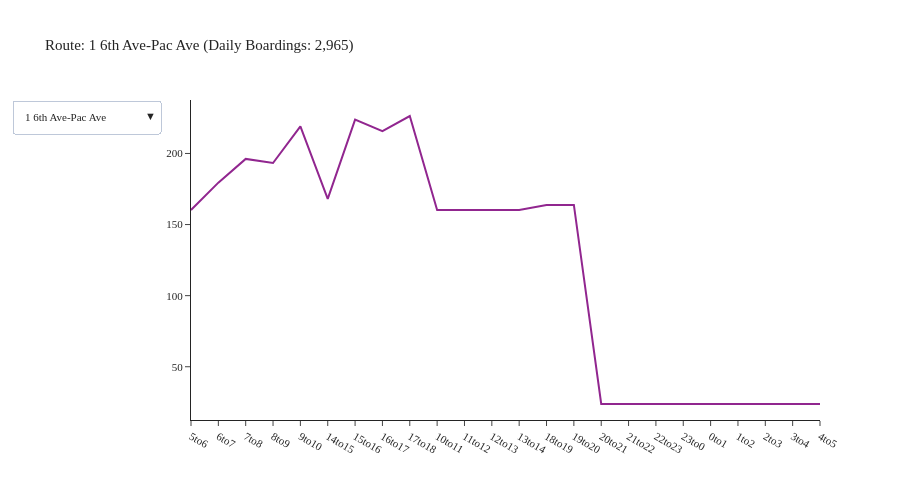

The notebook cell saved with this chart:
### Code cell
agency = 'Pierce Transit'
df = df_transit_line[df_transit_line['agency'] == agency]
df = df.groupby(['tod', 'description']).agg({'boardings': 'sum'}).reset_index()
fig = create_tod_chart(df)
fig.show()

### Figure 1 — Plotly figure (JSON) as saved in the notebook; plotly's stock layout.template omitted (floating-point values rounded to 4 significant figures)
{"data": [{"mode": "lines", "name": "1 6th Ave-Pac Ave", "type": "scatter", "visible": true, "x": ["5to6", "6to7", "7to8", "8to9", "9to10", "14to15", "15to16", "16to17", "17to18", "10to11", "11to12", "12to13", "13to14", "18to19", "19to20", "20to21", "21to22", "22to23", "23to0", "0to1", "1to2", "2to3", "3to4", "4to5"], "y": [160.3, 179.5, 196.2, 193.3, 219.0, 168.1, 223.8, 215.7, 226.3, 160.2, 160.2, 160.2, 160.2, 163.8, 163.8, 23.8, 23.8, 23.8, 23.8, 23.8, 23.8, 23.8, 23.8, 23.8]}, {"mode": "lines", "name": "10 Pearl Street", "type": "scatter", "visible": false, "x": ["5to6", "6to7", "7to8", "8to9", "9to10", "14to15", "15to16", "16to17", "17to18", "10to11", "11to12", "12to13", "13to14", "18to19", "19to20", "20to21", "21to22", "22to23", "23to0", "0to1", "1to2", "2to3", "3to4", "4to5"], "y": [7.627, 23.46, 41.84, 47.76, 42.1, 37.6, 49.6, 45.34, 30.42, 42.69, 42.69, 42.69, 42.69, 16.22, 16.22, 1.799, 1.799, 1.799, 1.799, 1.799, 1.799, 1.799, 1.799, 1.799]}, {"mode": "lines", "name": "100 Gig Harbor", "type": "scatter", "visible": false, "x": ["6to7", "7to8", "8to9", "9to10", "14to15", "15to16", "16to17", "17to18", "10to11", "11to12", "12to13", "13to14", "18to19", "19to20"], "y": [18.83, 56.16, 20.91, 13.31, 20.1, 23.43, 13.15, 21.21, 19.13, 19.13, 19.13, 19.13, 18.7, 18.7]}, {"mode": "lines", "name": "11 Pt Defiance", "type": "scatter", "visible": false, "x": ["5to6", "6to7", "7to8", "8to9", "9to10", "14to15", "15to16", "16to17", "17to18", "10to11", "11to12", "12to13", "13to14", "18to19", "19to20", "20to21", "21to22", "22to23", "23to0", "0to1", "1to2", "2to3", "3to4", "4to5"], "y": [14.37, 29.77, 78.99, 42.63, 22.14, 76.32, 74.98, 36.97, 37.88, 27.9, 27.9, 27.9, 27.9, 28.2, 28.2, 0.2837, 0.2837, 0.2837, 0.2837, 0.2837, 0.2837, 0.2837, 0.2837, 0.2837]}, {"mode": "lines", "name": "16 North End", "type": "scatter", "visible": false, "x": ["5to6", "6to7", "7to8", "8to9", "9to10", "14to15", "15to16", "16to17", "17to18", "10to11", "11to12", "12to13", "13to14", "18to19", "19to20", "20to21", "21to22", "22to23", "23to0", "0to1", "1to2", "2to3", "3to4", "4to5"], "y": [9.183, 66.13, 37.91, 44.4, 28.98, 62.36, 47.29, 42.24, 48.35, 36.98, 36.98, 36.98, 36.98, 31.65, 31.65, 2.91, 2.91, 2.91, 2.91, 2.91, 2.91, 2.91, 2.91, 2.91]}, {"mode": "lines", "name": "2 S 19th-Bridgeport", "type": "scatter", "visible": false, "x": ["5to6", "6to7", "7to8", "8to9", "9to10", "14to15", "15to16", "16to17", "17to18", "10to11", "11to12", "12to13", "13to14", "18to19", "19to20", "20to21", "21to22", "22to23", "23to0", "0to1", "1to2", "2to3", "3to4", "4to5"], "y": [8.189, 123.4, 163.4, 149.0, 109.9, 117.5, 164.6, 135.4, 148.3, 110.3, 110.3, 110.3, 110.3, 115.0, 115.0, 21.98, 21.98, 21.98, 21.98, 21.98, 21.98, 21.98, 21.98, 21.98]}, {"mode": "lines", "name": "202 S 72nd Street", "type": "scatter", "visible": false, "x": ["6to7", "7to8", "8to9", "9to10", "14to15", "15to16", "16to17", "17to18", "10to11", "11to12", "12to13", "13to14", "18to19", "19to20", "20to21", "21to22", "22to23", "23to0", "0to1", "1to2", "2to3", "3to4", "4to5"], "y": [25.75, 48.01, 35.52, 31.89, 32.23, 42.55, 41.19, 24.88, 36.61, 36.61, 36.61, 36.61, 15.51, 15.51, 2.248, 2.248, 2.248, 2.248, 2.248, 2.248, 2.248, 2.248, 2.248]}, {"mode": "lines", "name": "206 PacHwy-Till_Madg", "type": "scatter", "visible": false, "x": ["5to6", "6to7", "7to8", "8to9", "9to10", "14to15", "15to16", "16to17", "17to18", "10to11", "11to12", "12to13", "13to14", "18to19", "19to20", "20to21", "21to22", "22to23", "23to0", "0to1", "1to2", "2to3", "3to4", "4to5"], "y": [7.668, 21.72, 31.23, 24.58, 17.35, 30.91, 29.05, 34.98, 34.07, 25.31, 25.31, 25.31, 25.31, 23.18, 23.18, 1.729, 1.729, 1.729, 1.729, 1.729, 1.729, 1.729, 1.729, 1.729]}, {"mode": "lines", "name": "212 Steilacoom", "type": "scatter", "visible": false, "x": ["5to6", "6to7", "7to8", "8to9", "9to10", "14to15", "15to16", "16to17", "17to18", "10to11", "11to12", "12to13", "13to14", "18to19", "19to20", "20to21", "21to22", "22to23", "23to0", "0to1", "1to2", "2to3", "3to4", "4to5"], "y": [7.186, 17.2, 31.0, 33.76, 24.87, 27.61, 45.23, 28.43, 29.99, 26.58, 26.58, 26.58, 26.58, 18.07, 18.07, 1.388, 1.388, 1.388, 1.388, 1.388, 1.388, 1.388, 1.388, 1.388]}, {"mode": "lines", "name": "214 Washington", "type": "scatter", "visible": false, "x": ["5to6", "6to7", "7to8", "8to9", "9to10", "14to15", "15to16", "16to17", "17to18", "10to11", "11to12", "12to13", "13to14", "18to19", "19to20", "20to21", "21to22", "22to23", "23to0", "0to1", "1to2", "2to3", "3to4", "4to5"], "y": [14.96, 28.09, 27.83, 29.67, 14.72, 27.35, 34.17, 28.92, 22.7, 26.83, 26.83, 26.83, 26.83, 16.66, 16.66, 2.009, 2.009, 2.009, 2.009, 2.009, 2.009, 2.009, 2.009, 2.009]}, {"mode": "lines", "name": "28 S 12th St", "type": "scatter", "visible": false, "x": ["6to7", "7to8", "8to9", "9to10", "14to15", "15to16", "16to17", "17to18", "10to11", "11to12", "12to13", "13to14", "18to19", "19to20", "20to21", "21to22", "22to23", "23to0", "0to1", "1to2", "2to3", "3to4", "4to5"], "y": [4.408, 26.31, 22.11, 22.72, 29.0, 28.94, 21.84, 24.33, 24.7, 24.7, 24.7, 24.7, 4.244, 4.244, 1.756, 1.756, 1.756, 1.756, 1.756, 1.756, 1.756, 1.756, 1.756]}, {"mode": "lines", "name": "3 Lakewood-Tacoma", "type": "scatter", "visible": false, "x": ["5to6", "6to7", "7to8", "8to9", "9to10", "14to15", "15to16", "16to17", "17to18", "10to11", "11to12", "12to13", "13to14", "18to19", "19to20", "20to21", "21to22", "22to23", "23to0", "0to1", "1to2", "2to3", "3to4", "4to5"], "y": [78.13, 117.7, 117.6, 108.4, 97.28, 106.3, 124.5, 105.9, 103.0, 94.38, 94.38, 94.38, 94.38, 143.7, 143.7, 6.135, 6.135, 6.135, 6.135, 6.135, 6.135, 6.135, 6.135, 6.135]}, {"mode": "lines", "name": "4 Lakewd-South Hill", "type": "scatter", "visible": false, "x": ["5to6", "6to7", "7to8", "8to9", "9to10", "14to15", "15to16", "16to17", "17to18", "10to11", "11to12", "12to13", "13to14", "18to19", "19to20", "20to21", "21to22", "22to23", "23to0", "0to1", "1to2", "2to3", "3to4", "4to5"], "y": [29.8, 91.18, 89.61, 91.33, 83.56, 71.53, 96.31, 78.55, 81.36, 72.05, 72.05, 72.05, 72.05, 74.16, 74.16, 2.285, 2.285, 2.285, 2.285, 2.285, 2.285, 2.285, 2.285, 2.285]}, {"mode": "lines", "name": "400 Puyllp-Tacoma", "type": "scatter", "visible": false, "x": ["5to6", "6to7", "7to8", "8to9", "9to10", "14to15", "15to16", "16to17", "17to18", "10to11", "11to12", "12to13", "13to14", "18to19", "19to20", "20to21", "21to22", "22to23", "23to0", "0to1", "1to2", "2to3", "3to4", "4to5"], "y": [78.66, 129.8, 174.4, 104.8, 42.15, 96.41, 152.5, 121.1, 121.4, 52.43, 52.43, 52.43, 52.43, 79.39, 79.39, 3.595, 3.595, 3.595, 3.595, 3.595, 3.595, 3.595, 3.595, 3.595]}, {"mode": "lines", "name": "402 Meridian", "type": "scatter", "visible": false, "x": ["5to6", "6to7", "7to8", "8to9", "9to10", "14to15", "15to16", "16to17", "17to18", "10to11", "11to12", "12to13", "13to14", "18to19", "19to20"], "y": [75.65, 212.0, 129.0, 96.0, 73.5, 70.96, 60.92, 90.86, 108.6, 84.87, 84.87, 84.87, 84.87, 60.98, 60.98]}, {"mode": "lines", "name": "409 Puyallup-S 72nd", "type": "scatter", "visible": false, "x": ["9to10", "14to15", "15to16", "16to17", "17to18", "10to11", "11to12", "12to13", "13to14"], "y": [18.39, 10.37, 21.02, 14.49, 20.79, 19.36, 19.36, 19.36, 19.36]}, {"mode": "lines", "name": "41 S 56th St-Salish", "type": "scatter", "visible": false, "x": ["5to6", "6to7", "7to8", "8to9", "9to10", "14to15", "15to16", "16to17", "17to18", "10to11", "11to12", "12to13", "13to14", "18to19", "19to20", "20to21", "21to22", "22to23", "23to0", "0to1", "1to2", "2to3", "3to4", "4to5"], "y": [41.07, 89.29, 96.21, 90.14, 51.31, 67.43, 82.69, 79.03, 82.65, 59.78, 59.78, 59.78, 59.78, 39.36, 39.36, 4.676, 4.676, 4.676, 4.676, 4.676, 4.676, 4.676, 4.676, 4.676]}, {"mode": "lines", "name": "42 McKinley Ave", "type": "scatter", "visible": false, "x": ["5to6", "6to7", "7to8", "8to9", "9to10", "14to15", "15to16", "16to17", "17to18", "10to11", "11to12", "12to13", "13to14", "18to19", "19to20", "20to21", "21to22", "22to23", "23to0", "0to1", "1to2", "2to3", "3to4", "4to5"], "y": [5.368, 48.77, 57.67, 44.27, 33.15, 41.79, 57.1, 59.04, 71.81, 39.17, 39.17, 39.17, 39.17, 23.61, 23.61, 2.727, 2.727, 2.727, 2.727, 2.727, 2.727, 2.727, 2.727, 2.727]}, {"mode": "lines", "name": "425 Puyallup Cnectr", "type": "scatter", "visible": false, "x": ["14to15", "15to16", "16to17", "10to11", "11to12", "12to13", "13to14"], "y": [13.56, 22.54, 29.16, 11.47, 11.47, 11.47, 11.47]}, {"mode": "lines", "name": "45 Yakima", "type": "scatter", "visible": false, "x": ["5to6", "6to7", "7to8", "8to9", "9to10", "14to15", "15to16", "16to17", "17to18", "10to11", "11to12", "12to13", "13to14", "18to19", "19to20", "20to21", "21to22", "22to23", "23to0", "0to1", "1to2", "2to3", "3to4", "4to5"], "y": [16.09, 35.93, 66.4, 65.07, 43.89, 43.27, 60.53, 52.68, 41.3, 48.27, 48.27, 48.27, 48.27, 16.87, 16.87, 0.9892, 0.9892, 0.9892, 0.9892, 0.9892, 0.9892, 0.9892, 0.9892, 0.9892]}, {"mode": "lines", "name": "48 Sheridan-M St", "type": "scatter", "visible": false, "x": ["5to6", "6to7", "7to8", "8to9", "9to10", "14to15", "15to16", "16to17", "17to18", "10to11", "11to12", "12to13", "13to14", "18to19", "19to20", "20to21", "21to22", "22to23", "23to0", "0to1", "1to2", "2to3", "3to4", "4to5"], "y": [31.68, 52.82, 82.17, 89.08, 63.07, 65.51, 86.32, 76.39, 74.72, 65.2, 65.2, 65.2, 65.2, 57.08, 57.08, 1.506, 1.506, 1.506, 1.506, 1.506, 1.506, 1.506, 1.506, 1.506]}, {"mode": "lines", "name": "500 Federal Way", "type": "scatter", "visible": false, "x": ["5to6", "6to7", "7to8", "8to9", "9to10", "14to15", "15to16", "16to17", "17to18", "10to11", "11to12", "12to13", "13to14", "18to19", "19to20", "20to21", "21to22", "22to23", "23to0", "0to1", "1to2", "2to3", "3to4", "4to5"], "y": [41.4, 60.56, 93.15, 62.44, 56.78, 65.88, 71.75, 53.93, 59.3, 70.74, 70.74, 70.74, 70.74, 57.56, 57.56, 15.52, 15.52, 15.52, 15.52, 15.52, 15.52, 15.52, 15.52, 15.52]}, {"mode": "lines", "name": "501 Miltn-Fed Way", "type": "scatter", "visible": false, "x": ["5to6", "6to7", "7to8", "8to9", "9to10", "14to15", "15to16", "16to17", "17to18", "10to11", "11to12", "12to13", "13to14", "18to19", "19to20"], "y": [42.03, 59.92, 97.84, 68.01, 47.45, 66.51, 91.26, 66.74, 70.42, 68.86, 68.86, 68.86, 68.86, 53.28, 53.28]}, {"mode": "lines", "name": "52 Fircrest-TCC", "type": "scatter", "visible": false, "x": ["5to6", "6to7", "7to8", "8to9", "9to10", "14to15", "15to16", "16to17", "17to18", "10to11", "11to12", "12to13", "13to14", "18to19", "19to20", "20to21", "21to22", "22to23", "23to0", "0to1", "1to2", "2to3", "3to4", "4to5"], "y": [0.6522, 21.95, 32.24, 28.26, 30.43, 29.44, 37.45, 36.94, 33.1, 27.77, 27.77, 27.77, 27.77, 10.61, 10.61, 1.471, 1.471, 1.471, 1.471, 1.471, 1.471, 1.471, 1.471, 1.471]}, {"mode": "lines", "name": "53 University Plc", "type": "scatter", "visible": false, "x": ["5to6", "6to7", "7to8", "8to9", "9to10", "14to15", "15to16", "16to17", "17to18", "10to11", "11to12", "12to13", "13to14", "18to19", "19to20", "20to21", "21to22", "22to23", "23to0", "0to1", "1to2", "2to3", "3to4", "4to5"], "y": [10.29, 65.01, 85.34, 68.6, 60.01, 66.12, 65.1, 63.48, 56.27, 52.46, 52.46, 52.46, 52.46, 23.09, 23.09, 3.841, 3.841, 3.841, 3.841, 3.841, 3.841, 3.841, 3.841, 3.841]}, {"mode": "lines", "name": "54 S 38th St-Port Av", "type": "scatter", "visible": false, "x": ["5to6", "6to7", "7to8", "8to9", "9to10", "14to15", "15to16", "16to17", "17to18", "10to11", "11to12", "12to13", "13to14", "18to19", "19to20", "20to21", "21to22", "22to23", "23to0", "0to1", "1to2", "2to3", "3to4", "4to5"], "y": [1.69, 26.58, 31.27, 26.65, 22.67, 34.13, 29.76, 24.38, 20.42, 26.72, 26.72, 26.72, 26.72, 15.63, 15.63, 3.163, 3.163, 3.163, 3.163, 3.163, 3.163, 3.163, 3.163, 3.163]}, {"mode": "lines", "name": "55 Tacoma Mall", "type": "scatter", "visible": false, "x": ["5to6", "6to7", "7to8", "8to9", "9to10", "14to15", "15to16", "16to17", "17to18", "10to11", "11to12", "12to13", "13to14", "18to19", "19to20", "20to21", "21to22", "22to23", "23to0", "0to1", "1to2", "2to3", "3to4", "4to5"], "y": [2.029, 16.6, 29.89, 29.93, 26.2, 23.92, 31.67, 30.56, 28.4, 22.39, 22.39, 22.39, 22.39, 10.03, 10.03, 3.101, 3.101, 3.101, 3.101, 3.101, 3.101, 3.101, 3.101, 3.101]}, {"mode": "lines", "name": "57 Union-19th-Hilltp", "type": "scatter", "visible": false, "x": ["6to7", "7to8", "8to9", "9to10", "14to15", "15to16", "16to17", "17to18", "10to11", "11to12", "12to13", "13to14", "18to19", "19to20", "20to21", "21to22", "22to23", "23to0", "0to1", "1to2", "2to3", "3to4", "4to5"], "y": [56.37, 80.9, 63.65, 55.33, 64.3, 74.64, 81.95, 76.31, 61.07, 61.07, 61.07, 61.07, 16.03, 16.03, 3.155, 3.155, 3.155, 3.155, 3.155, 3.155, 3.155, 3.155, 3.155]}, {"mode": "lines", "name": "13 N 30th Street", "type": "scatter", "visible": false, "x": ["5to6", "6to7", "7to8", "8to9", "15to16", "16to17", "17to18", "18to19", "19to20"], "y": [5.528, 4.039, 14.68, 19.51, 19.49, 19.54, 19.24, 5.652, 5.652]}, {"mode": "lines", "name": "497 Lakelnd Hills Ex", "type": "scatter", "visible": false, "x": ["5to6", "6to7", "7to8", "15to16", "16to17", "17to18", "18to19", "19to20"], "y": [38.42, 37.47, 27.62, 18.9, 35.58, 39.09, 17.22, 17.22]}, {"mode": "lines", "name": "63 NE Tacoma", "type": "scatter", "visible": false, "x": ["7to8", "8to9", "16to17", "17to18"], "y": [17.28, 23.74, 11.29, 15.49]}], "layout": {"font": {"size": 11}, "height": 500, "title": {"text": "Route: 1 6th Ave-Pac Ave (Daily Boardings: 2,965)"}, "updatemenus": [{"buttons": [{"args": [{"visible": [true, false, false, false, false, false, false, false, false, false, false, false, false, false, false, false, false, false, false, false, false, false, false, false, false, false, false, false, false, false, false]}, {"title": "Route: 1 6th Ave-Pac Ave (Daily Boardings: 2,965)"}], "label": "1 6th Ave-Pac Ave", "method": "update"}, {"args": [{"visible": [false, true, false, false, false, false, false, false, false, false, false, false, false, false, false, false, false, false, false, false, false, false, false, false, false, false, false, false, false, false, false]}, {"title": "Route: 10 Pearl Street (Daily Boardings: 545)"}], "label": "10 Pearl Street", "method": "update"}, {"args": [{"visible": [false, false, true, false, false, false, false, false, false, false, false, false, false, false, false, false, false, false, false, false, false, false, false, false, false, false, false, false, false, false, false]}, {"title": "Route: 100 Gig Harbor (Daily Boardings: 301)"}], "label": "100 Gig Harbor", "method": "update"}, {"args": [{"visible": [false, false, false, true, false, false, false, false, false, false, false, false, false, false, false, false, false, false, false, false, false, false, false, false, false, false, false, false, false, false, false]}, {"title": "Route: 11 Pt Defiance (Daily Boardings: 585)"}], "label": "11 Pt Defiance", "method": "update"}, {"args": [{"visible": [false, false, false, false, true, false, false, false, false, false, false, false, false, false, false, false, false, false, false, false, false, false, false, false, false, false, false, false, false, false, false]}, {"title": "Route: 16 North End (Daily Boardings: 624)"}], "label": "16 North End", "method": "update"}, {"args": [{"visible": [false, false, false, false, false, true, false, false, false, false, false, false, false, false, false, false, false, false, false, false, false, false, false, false, false, false, false, false, false, false, false]}, {"title": "Route: 2 S 19th-Bridgeport (Daily Boardings: 1,989)"}], "label": "2 S 19th-Bridgeport", "method": "update"}, {"args": [{"visible": [false, false, false, false, false, false, true, false, false, false, false, false, false, false, false, false, false, false, false, false, false, false, false, false, false, false, false, false, false, false, false]}, {"title": "Route: 202 S 72nd Street (Daily Boardings: 480)"}], "label": "202 S 72nd Street", "method": "update"}, {"args": [{"visible": [false, false, false, false, false, false, false, true, false, false, false, false, false, false, false, false, false, false, false, false, false, false, false, false, false, false, false, false, false, false, false]}, {"title": "Route: 206 PacHwy-Till_Madg (Daily Boardings: 395)"}], "label": "206 PacHwy-Till_Madg", "method": "update"}, {"args": [{"visible": [false, false, false, false, false, false, false, false, true, false, false, false, false, false, false, false, false, false, false, false, false, false, false, false, false, false, false, false, false, false, false]}, {"title": "Route: 212 Steilacoom (Daily Boardings: 400)"}], "label": "212 Steilacoom", "method": "update"}, {"args": [{"visible": [false, false, false, false, false, false, false, false, false, true, false, false, false, false, false, false, false, false, false, false, false, false, false, false, false, false, false, false, false, false, false]}, {"title": "Route: 214 Washington (Daily Boardings: 387)"}], "label": "214 Washington", "method": "update"}, {"args": [{"visible": [false, false, false, false, false, false, false, false, false, false, true, false, false, false, false, false, false, false, false, false, false, false, false, false, false, false, false, false, false, false, false]}, {"title": "Route: 28 S 12th St (Daily Boardings: 303)"}], "label": "28 S 12th St", "method": "update"}, {"args": [{"visible": [false, false, false, false, false, false, false, false, false, false, false, true, false, false, false, false, false, false, false, false, false, false, false, false, false, false, false, false, false, false, false]}, {"title": "Route: 3 Lakewood-Tacoma (Daily Boardings: 1,679)"}], "label": "3 Lakewood-Tacoma", "method": "update"}, {"args": [{"visible": [false, false, false, false, false, false, false, false, false, false, false, false, true, false, false, false, false, false, false, false, false, false, false, false, false, false, false, false, false, false, false]}, {"title": "Route: 4 Lakewd-South Hill (Daily Boardings: 1,170)"}], "label": "4 Lakewd-South Hill", "method": "update"}, {"args": [{"visible": [false, false, false, false, false, false, false, false, false, false, false, false, false, true, false, false, false, false, false, false, false, false, false, false, false, false, false, false, false, false, false]}, {"title": "Route: 400 Puyllp-Tacoma (Daily Boardings: 1,422)"}], "label": "400 Puyllp-Tacoma", "method": "update"}, {"args": [{"visible": [false, false, false, false, false, false, false, false, false, false, false, false, false, false, true, false, false, false, false, false, false, false, false, false, false, false, false, false, false, false, false]}, {"title": "Route: 402 Meridian (Daily Boardings: 1,379)"}], "label": "402 Meridian", "method": "update"}, {"args": [{"visible": [false, false, false, false, false, false, false, false, false, false, false, false, false, false, false, true, false, false, false, false, false, false, false, false, false, false, false, false, false, false, false]}, {"title": "Route: 409 Puyallup-S 72nd (Daily Boardings: 163)"}], "label": "409 Puyallup-S 72nd", "method": "update"}, {"args": [{"visible": [false, false, false, false, false, false, false, false, false, false, false, false, false, false, false, false, true, false, false, false, false, false, false, false, false, false, false, false, false, false, false]}, {"title": "Route: 41 S 56th St-Salish (Daily Boardings: 1,040)"}], "label": "41 S 56th St-Salish", "method": "update"}, {"args": [{"visible": [false, false, false, false, false, false, false, false, false, false, false, false, false, false, false, false, false, true, false, false, false, false, false, false, false, false, false, false, false, false, false]}, {"title": "Route: 42 McKinley Ave (Daily Boardings: 647)"}], "label": "42 McKinley Ave", "method": "update"}, {"args": [{"visible": [false, false, false, false, false, false, false, false, false, false, false, false, false, false, false, false, false, false, true, false, false, false, false, false, false, false, false, false, false, false, false]}, {"title": "Route: 425 Puyallup Cnectr (Daily Boardings: 111)"}], "label": "425 Puyallup Cnectr", "method": "update"}, {"args": [{"visible": [false, false, false, false, false, false, false, false, false, false, false, false, false, false, false, false, false, false, false, true, false, false, false, false, false, false, false, false, false, false, false]}, {"title": "Route: 45 Yakima (Daily Boardings: 661)"}], "label": "45 Yakima", "method": "update"}, {"args": [{"visible": [false, false, false, false, false, false, false, false, false, false, false, false, false, false, false, false, false, false, false, false, true, false, false, false, false, false, false, false, false, false, false]}, {"title": "Route: 48 Sheridan-M St (Daily Boardings: 1,010)"}], "label": "48 Sheridan-M St", "method": "update"}, {"args": [{"visible": [false, false, false, false, false, false, false, false, false, false, false, false, false, false, false, false, false, false, false, false, false, true, false, false, false, false, false, false, false, false, false]}, {"title": "Route: 500 Federal Way (Daily Boardings: 1,103)"}], "label": "500 Federal Way", "method": "update"}, {"args": [{"visible": [false, false, false, false, false, false, false, false, false, false, false, false, false, false, false, false, false, false, false, false, false, false, true, false, false, false, false, false, false, false, false]}, {"title": "Route: 501 Miltn-Fed Way (Daily Boardings: 992)"}], "label": "501 Miltn-Fed Way", "method": "update"}, {"args": [{"visible": [false, false, false, false, false, false, false, false, false, false, false, false, false, false, false, false, false, false, false, false, false, false, false, true, false, false, false, false, false, false, false]}, {"title": "Route: 52 Fircrest-TCC (Daily Boardings: 396)"}], "label": "52 Fircrest-TCC", "method": "update"}, {"args": [{"visible": [false, false, false, false, false, false, false, false, false, false, false, false, false, false, false, false, false, false, false, false, false, false, false, false, true, false, false, false, false, false, false]}, {"title": "Route: 53 University Plc (Daily Boardings: 831)"}], "label": "53 University Plc", "method": "update"}, {"args": [{"visible": [false, false, false, false, false, false, false, false, false, false, false, false, false, false, false, false, false, false, false, false, false, false, false, false, false, true, false, false, false, false, false]}, {"title": "Route: 54 S 38th St-Port Av (Daily Boardings: 384)"}], "label": "54 S 38th St-Port Av", "method": "update"}, {"args": [{"visible": [false, false, false, false, false, false, false, false, false, false, false, false, false, false, false, false, false, false, false, false, false, false, false, false, false, false, true, false, false, false, false]}, {"title": "Route: 55 Tacoma Mall (Daily Boardings: 357)"}], "label": "55 Tacoma Mall", "method": "update"}, {"args": [{"visible": [false, false, false, false, false, false, false, false, false, false, false, false, false, false, false, false, false, false, false, false, false, false, false, false, false, false, false, true, false, false, false]}, {"title": "Route: 57 Union-19th-Hilltp (Daily Boardings: 858)"}], "label": "57 Union-19th-Hilltp", "method": "update"}, {"args": [{"visible": [false, false, false, false, false, false, false, false, false, false, false, false, false, false, false, false, false, false, false, false, false, false, false, false, false, false, false, false, true, false, false]}, {"title": "Route: 13 N 30th Street (Daily Boardings: 113)"}], "label": "13 N 30th Street", "method": "update"}, {"args": [{"visible": [false, false, false, false, false, false, false, false, false, false, false, false, false, false, false, false, false, false, false, false, false, false, false, false, false, false, false, false, false, true, false]}, {"title": "Route: 497 Lakelnd Hills Ex (Daily Boardings: 232)"}], "label": "497 Lakelnd Hills Ex", "method": "update"}, {"args": [{"visible": [false, false, false, false, false, false, false, false, false, false, false, false, false, false, false, false, false, false, false, false, false, false, false, false, false, false, false, false, false, false, true]}, {"title": "Route: 63 NE Tacoma (Daily Boardings: 68)"}], "label": "63 NE Tacoma", "method": "update"}], "direction": "down", "showactive": true}], "width": 900, "yaxis": {"tickformat": ".00f"}}}
